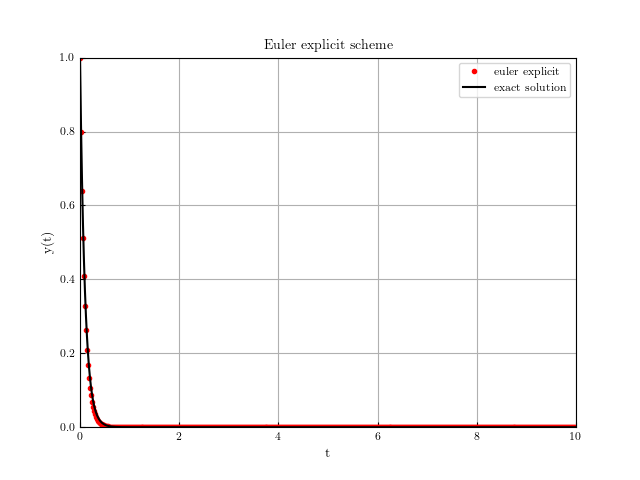

This figure's Julia source:
#!/usr/bin/env julia
# File: eulerexplicit.jl
# Name: D.Saravanan
# Date: 02/12/2021

""" Script to implement the Euler explicit scheme for y' = -10y with y(0) = 1 """

import PyPlot
const plt = PyPlot
plt.rc("pgf", texsystem="pdflatex")
plt.rc("font", family="serif", weight="normal", size=8)
plt.rc("axes", labelsize=10, titlesize=10)
plt.rc("figure", titlesize=10)
plt.rc("text", usetex="True")
using LaTeXStrings

t_ = 10                 # time period
dt = 0.02               # time step
N = Int64(t_/dt)        # number of steps
t = zeros(N)            # time vector
y = zeros(N)            # solution vector of euler explicit
t[1] = 0
y[1] = 1

for k in 1:N-1
    t[k+1] = t[k] + dt
    y[k+1] = y[k] + dt * (-10*y[k])
end

exact = exp.(-10*t)      # exact solution

fig, ax = plt.subplots()
ax.plot(t, y, "r.", label=raw"euler explicit")
ax.plot(t, exact, "k-", label=raw"exact solution")
ax.set(xlabel=raw"t", ylabel=raw"y(t)")
ax.set_title(raw"Euler explicit scheme")
ax.grid(true); ax.legend()
plt.savefig("eulerexplicit.png")
